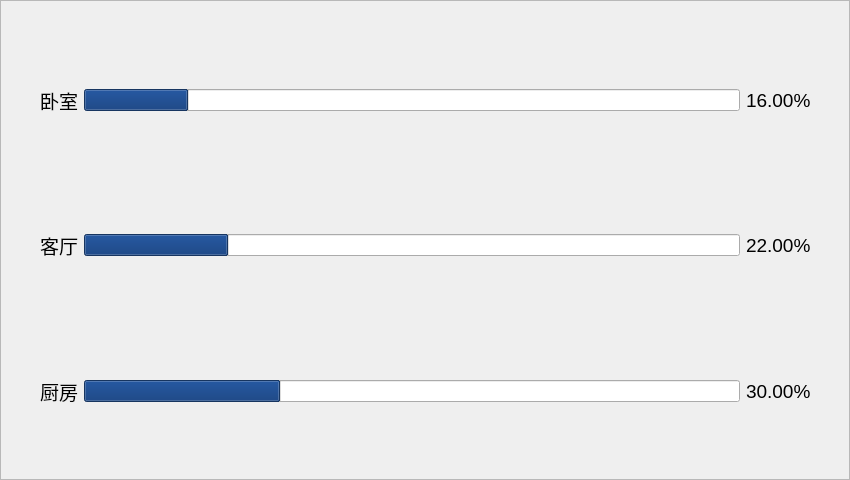
<?xml version="1.0" encoding="UTF-8"?>
<ui version="4.0">
 <class>MoistureFrame</class>
 <widget class="QFrame" name="MoistureFrame">
  <property name="geometry">
   <rect>
    <x>0</x>
    <y>0</y>
    <width>850</width>
    <height>480</height>
   </rect>
  </property>
  <property name="windowTitle">
   <string>Frame</string>
  </property>
  <property name="frameShape">
   <enum>QFrame::StyledPanel</enum>
  </property>
  <property name="frameShadow">
   <enum>QFrame::Raised</enum>
  </property>
  <widget class="QWidget" name="layoutWidget">
   <property name="geometry">
    <rect>
     <x>40</x>
     <y>30</y>
     <width>771</width>
     <height>431</height>
    </rect>
   </property>
   <layout class="QVBoxLayout" name="verticalLayout">
    <item>
     <layout class="QHBoxLayout" name="horizontalLayout">
      <item>
       <widget class="QLabel" name="label">
        <property name="font">
         <font>
          <pointsize>14</pointsize>
         </font>
        </property>
        <property name="text">
         <string>卧室</string>
        </property>
       </widget>
      </item>
      <item>
       <widget class="QProgressBar" name="bedroomMoistureProgressBar">
        <property name="enabled">
         <bool>true</bool>
        </property>
        <property name="font">
         <font>
          <kerning>true</kerning>
         </font>
        </property>
        <property name="styleSheet">
         <string notr="true">selection-background-color: rgb(32, 74, 135);</string>
        </property>
        <property name="value">
         <number>16</number>
        </property>
        <property name="format">
         <string/>
        </property>
       </widget>
      </item>
      <item>
       <widget class="QLabel" name="bedroomMoisture">
        <property name="font">
         <font>
          <pointsize>14</pointsize>
         </font>
        </property>
        <property name="text">
         <string>16.00%</string>
        </property>
       </widget>
      </item>
     </layout>
    </item>
    <item>
     <layout class="QHBoxLayout" name="horizontalLayout_2">
      <item>
       <widget class="QLabel" name="label_2">
        <property name="font">
         <font>
          <pointsize>14</pointsize>
         </font>
        </property>
        <property name="text">
         <string>客厅</string>
        </property>
       </widget>
      </item>
      <item>
       <widget class="QProgressBar" name="parlourMoistureProgressBar">
        <property name="styleSheet">
         <string notr="true">selection-background-color: rgb(32, 74, 135);</string>
        </property>
        <property name="value">
         <number>22</number>
        </property>
        <property name="format">
         <string/>
        </property>
       </widget>
      </item>
      <item>
       <widget class="QLabel" name="parlourMoisture">
        <property name="font">
         <font>
          <pointsize>14</pointsize>
         </font>
        </property>
        <property name="text">
         <string>22.00%</string>
        </property>
       </widget>
      </item>
     </layout>
    </item>
    <item>
     <layout class="QHBoxLayout" name="horizontalLayout_3">
      <item>
       <widget class="QLabel" name="label_3">
        <property name="font">
         <font>
          <pointsize>14</pointsize>
         </font>
        </property>
        <property name="text">
         <string>厨房</string>
        </property>
       </widget>
      </item>
      <item>
       <widget class="QProgressBar" name="kichenMoistureProgressBar">
        <property name="styleSheet">
         <string notr="true">selection-background-color: rgb(32, 74, 135);</string>
        </property>
        <property name="value">
         <number>30</number>
        </property>
        <property name="format">
         <string/>
        </property>
       </widget>
      </item>
      <item>
       <widget class="QLabel" name="kitchenTemp">
        <property name="font">
         <font>
          <pointsize>14</pointsize>
         </font>
        </property>
        <property name="text">
         <string>30.00%</string>
        </property>
       </widget>
      </item>
     </layout>
    </item>
   </layout>
  </widget>
 </widget>
 <resources/>
 <connections/>
</ui>
